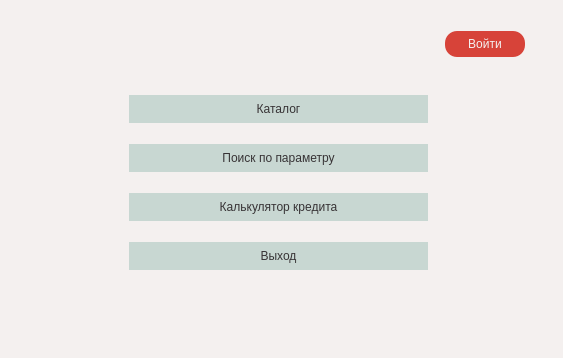
<?xml version="1.0" encoding="UTF-8"?>
<ui version="4.0">
 <class>MainWindowClass</class>
 <widget class="QMainWindow" name="MainWindowClass">
  <property name="geometry">
   <rect>
    <x>0</x>
    <y>0</y>
    <width>563</width>
    <height>358</height>
   </rect>
  </property>
  <property name="windowTitle">
   <string>Каталог</string>
  </property>
  <property name="styleSheet">
   <string notr="true">background-color: rgb(244, 240, 239);
font: 600 9pt &quot;Montserrat&quot;;</string>
  </property>
  <widget class="QWidget" name="centralWidget">
   <layout class="QGridLayout" name="gridLayout" rowstretch="1,1,1" columnstretch="1,3,1">
    <item row="1" column="1">
     <widget class="QWidget" name="pushButtons" native="true">
      <property name="sizePolicy">
       <sizepolicy hsizetype="Expanding" vsizetype="Fixed">
        <horstretch>3</horstretch>
        <verstretch>2</verstretch>
       </sizepolicy>
      </property>
      <property name="maximumSize">
       <size>
        <width>500</width>
        <height>210</height>
       </size>
      </property>
      <property name="styleSheet">
       <string notr="true"/>
      </property>
      <layout class="QVBoxLayout" name="verticalLayout">
       <item>
        <widget class="QPushButton" name="catalogPushButton">
         <property name="sizePolicy">
          <sizepolicy hsizetype="Minimum" vsizetype="Preferred">
           <horstretch>0</horstretch>
           <verstretch>0</verstretch>
          </sizepolicy>
         </property>
         <property name="styleSheet">
          <string notr="true">QPushButton:hover
{
	background-color: #9AB6AC;
}
QPushButton{
	color: rgb(55, 51, 53);
	font: 600 11pt &quot;Montserrat&quot;;
	border-radius: 15px;
	border-style: solid;
	border-width: 0px;
	background-color: rgb(200, 215, 210);
	padding-top: 7px;
	padding-bottom: 7px;
	padding-left: 15px;
	padding-right: 15px;
}
</string>
         </property>
         <property name="text">
          <string>Каталог</string>
         </property>
        </widget>
       </item>
       <item>
        <spacer name="verticalSpacer">
         <property name="orientation">
          <enum>Qt::Orientation::Vertical</enum>
         </property>
         <property name="sizeType">
          <enum>QSizePolicy::Policy::Expanding</enum>
         </property>
         <property name="sizeHint" stdset="0">
          <size>
           <width>5</width>
           <height>15</height>
          </size>
         </property>
        </spacer>
       </item>
       <item>
        <widget class="QPushButton" name="searchPushButton">
         <property name="sizePolicy">
          <sizepolicy hsizetype="Minimum" vsizetype="Preferred">
           <horstretch>0</horstretch>
           <verstretch>0</verstretch>
          </sizepolicy>
         </property>
         <property name="styleSheet">
          <string notr="true">QPushButton:hover
{
	background-color: #9AB6AC;
}
QPushButton{
	color: rgb(55, 51, 53);
	font: 600 11pt &quot;Montserrat&quot;;
	border-radius: 15px;
	border-style: solid;
	border-width: 0px;
	background-color: rgb(200, 215, 210);
	padding-top: 7px;
	padding-bottom: 7px;
	padding-left: 15px;
	padding-right: 15px;
}</string>
         </property>
         <property name="text">
          <string>Поиск по параметру</string>
         </property>
        </widget>
       </item>
       <item>
        <spacer name="verticalSpacer_5">
         <property name="orientation">
          <enum>Qt::Orientation::Vertical</enum>
         </property>
         <property name="sizeHint" stdset="0">
          <size>
           <width>20</width>
           <height>15</height>
          </size>
         </property>
        </spacer>
       </item>
       <item>
        <widget class="QPushButton" name="calculatorPushButton">
         <property name="styleSheet">
          <string notr="true">QPushButton:hover
{
	background-color: #9AB6AC;
}
QPushButton{
	color: rgb(55, 51, 53);
	font: 600 11pt &quot;Montserrat&quot;;
	border-radius: 15px;
	border-style: solid;
	border-width: 0px;
	background-color: rgb(200, 215, 210);
	padding-top: 7px;
	padding-bottom: 7px;
	padding-left: 15px;
	padding-right: 15px;
}
</string>
         </property>
         <property name="text">
          <string>Калькулятор кредита</string>
         </property>
        </widget>
       </item>
       <item>
        <spacer name="verticalSpacer_2">
         <property name="orientation">
          <enum>Qt::Orientation::Vertical</enum>
         </property>
         <property name="sizeType">
          <enum>QSizePolicy::Policy::Expanding</enum>
         </property>
         <property name="sizeHint" stdset="0">
          <size>
           <width>20</width>
           <height>15</height>
          </size>
         </property>
        </spacer>
       </item>
       <item>
        <widget class="QPushButton" name="exitPushButton">
         <property name="sizePolicy">
          <sizepolicy hsizetype="Minimum" vsizetype="Preferred">
           <horstretch>0</horstretch>
           <verstretch>0</verstretch>
          </sizepolicy>
         </property>
         <property name="styleSheet">
          <string notr="true">QPushButton:hover
{
	background-color: #9AB6AC;
}
QPushButton{
	color: rgb(55, 51, 53);
	font: 600 11pt &quot;Montserrat&quot;;
	border-radius: 15px;
	border-style: solid;
	border-width: 0px;
	background-color: rgb(200, 215, 210);
	padding-top: 7px;
	padding-bottom: 7px;
	padding-left: 15px;
	padding-right: 15px;
}
</string>
         </property>
         <property name="text">
          <string>Выход</string>
         </property>
        </widget>
       </item>
      </layout>
     </widget>
    </item>
    <item row="0" column="2">
     <widget class="QPushButton" name="loginPushButton">
      <property name="sizePolicy">
       <sizepolicy hsizetype="Ignored" vsizetype="Fixed">
        <horstretch>5</horstretch>
        <verstretch>0</verstretch>
       </sizepolicy>
      </property>
      <property name="minimumSize">
       <size>
        <width>80</width>
        <height>26</height>
       </size>
      </property>
      <property name="maximumSize">
       <size>
        <width>80</width>
        <height>26</height>
       </size>
      </property>
      <property name="styleSheet">
       <string notr="true">QPushButton:hover
{
	background-color: #CC3329;
}
QPushButton{
	color: rgb(244, 240, 239);
	font: 500 10pt &quot;Montserrat&quot;;
	border-radius: 12px;
	border-style: solid;
	border-width: 0px;
	background-color: rgb(215, 67, 57);
	padding: 5px;
}
</string>
      </property>
      <property name="text">
       <string>Войти</string>
      </property>
     </widget>
    </item>
    <item row="0" column="0">
     <spacer name="horizontalSpacer">
      <property name="orientation">
       <enum>Qt::Orientation::Horizontal</enum>
      </property>
      <property name="sizeHint" stdset="0">
       <size>
        <width>40</width>
        <height>20</height>
       </size>
      </property>
     </spacer>
    </item>
    <item row="1" column="0">
     <spacer name="horizontalSpacer_3">
      <property name="orientation">
       <enum>Qt::Orientation::Horizontal</enum>
      </property>
      <property name="sizeHint" stdset="0">
       <size>
        <width>40</width>
        <height>20</height>
       </size>
      </property>
     </spacer>
    </item>
    <item row="2" column="0">
     <spacer name="horizontalSpacer_4">
      <property name="orientation">
       <enum>Qt::Orientation::Horizontal</enum>
      </property>
      <property name="sizeHint" stdset="0">
       <size>
        <width>40</width>
        <height>20</height>
       </size>
      </property>
     </spacer>
    </item>
    <item row="2" column="2">
     <spacer name="horizontalSpacer_6">
      <property name="orientation">
       <enum>Qt::Orientation::Horizontal</enum>
      </property>
      <property name="sizeHint" stdset="0">
       <size>
        <width>40</width>
        <height>20</height>
       </size>
      </property>
     </spacer>
    </item>
    <item row="1" column="2">
     <spacer name="horizontalSpacer_7">
      <property name="orientation">
       <enum>Qt::Orientation::Horizontal</enum>
      </property>
      <property name="sizeHint" stdset="0">
       <size>
        <width>40</width>
        <height>20</height>
       </size>
      </property>
     </spacer>
    </item>
    <item row="0" column="1">
     <spacer name="verticalSpacer_3">
      <property name="orientation">
       <enum>Qt::Orientation::Vertical</enum>
      </property>
      <property name="sizeHint" stdset="0">
       <size>
        <width>20</width>
        <height>40</height>
       </size>
      </property>
     </spacer>
    </item>
    <item row="2" column="1">
     <spacer name="verticalSpacer_4">
      <property name="orientation">
       <enum>Qt::Orientation::Vertical</enum>
      </property>
      <property name="sizeHint" stdset="0">
       <size>
        <width>20</width>
        <height>40</height>
       </size>
      </property>
     </spacer>
    </item>
   </layout>
  </widget>
 </widget>
 <layoutdefault spacing="6" margin="11"/>
 <resources>
  <include location="MainWindow.qrc"/>
 </resources>
 <connections/>
</ui>
